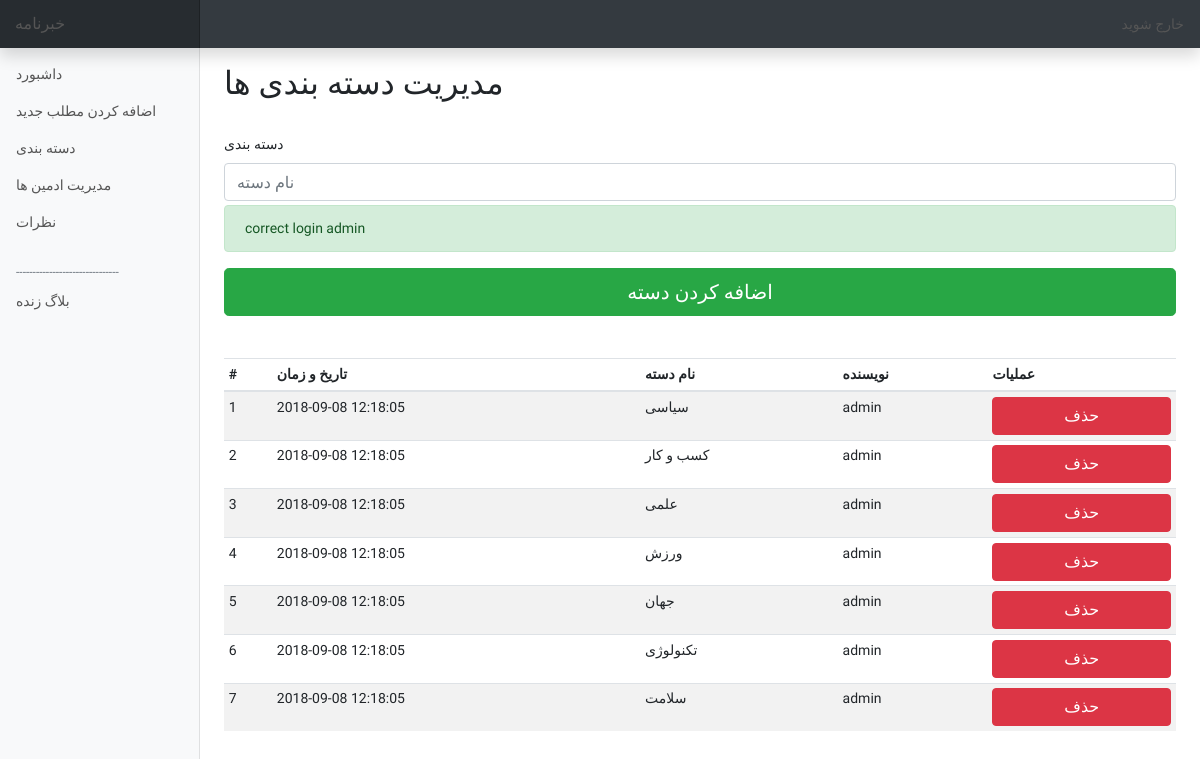
Screenshot of /Categories.php (signed in) with the database file from the repository.
### tables this page shows
CREATE TABLE `category` (
  `id` int(10) NOT NULL,
  `datetime` varchar(50) NOT NULL,
  `category` varchar(100) NOT NULL,
  `author` varchar(100) NOT NULL
);

### db/dbOperation.php (called while the page is built, shortened)
<?php
class DBOperation
{
    private $conn;
    public function __construct()
    {
        require_once 'dbConnect.php';
        $db = new DBConnect();
        $this->conn = $db->connect();
    }
    public function selectCategory()
    {
        $sql = 'SELECT * FROM `category`;';
        $stmt = $this->conn->prepare($sql);
        $stmt->execute();
        $result = $stmt->fetchAll();
        $rowCount = $stmt->rowCount();
        $finalResult = array($result, $rowCount);
        return $finalResult;
    }
}

### db/dbConnect.php (called while the page is built, shortened)
<?php
class DBConnect
{
    private $conn;
    public function connect()
    {
        try {
            $this->conn = new PDO(dsn, dbUsername, dbPassword);
        } catch (PDOException $exception) {
            echo 'Connection failed: ' . $exception->getMessage();
        }
        return $this->conn;
    }
}

### Categories.php (the view, shortened to what this page needs)
<?php require_once "./db/DBOperation.php" ?>
<?php require_once "./include/Session.php" ?>
<!doctype html>
<html lang="en">
<head>
    <link rel="stylesheet" href="https://cdn.jsdelivr.net/npm/bootstrap@4.6.2/dist/css/bootstrap.min.css">
    <link href="css/starter-template.css" rel="stylesheet">
    <link href="css/dashboard.css" rel="stylesheet">
</head>
<body>
    <nav class="navbar navbar-dark fixed-top bg-dark flex-md-nowrap p-0 shadow">
        <a class="navbar-brand col-sm-3 col-md-2 mr-0" href="Blog.php?page=1">خبرنامه</a>
        <ul class="navbar-nav px-3">
            <li class="nav-item text-nowrap">
                <a class="nav-link" href="SignOut.php">خارج شوید</a>
            </li>
        </ul>
    </nav>
    <div class="container-fluid">
        <div class="row">
            <nav class="col-md-2 d-none d-md-block bg-light sidebar">
                <div class="sidebar-sticky">
                    <ul class="nav flex-column">
                        <li class="nav-item">
                            <a class="nav-link" href="Dashboard.php">
                                داشبورد <span class="sr-only">(current)</span>
                            </a>
                        </li>
                        <li class="nav-item">
                            <a class="nav-link" href="AddNewPost.php">
                                اضافه کردن مطلب جدید
                            </a>
                        </li>
                        <li class="nav-item">
                            <a class="nav-link active" href="Categories.php">
                                دسته بندی <span class="sr-only">(current)</span>
                            </a>
                        </li>
                        <li class="nav-item">
                            <a class="nav-link" href="Admins.php">
                                مدیریت ادمین ها
                            </a>
                        </li>
                        <li class="nav-item">
                            <a class="nav-link" href="Comments.php">
                                نظرات
                            </a>
                        </li>
                    </ul>
                    <h6 class="sidebar-heading d-flex justify-content-between align-items-center px-3 mt-4 mb-1 text-muted">
                        <span>------------------------------- </span>
                    </h6>
                    <ul class="nav flex-column mb-2">
                        <li class="nav-item">
                            <a class="nav-link" href="Blog.php?page=1">
                                بلاگ زنده
                            </a>
                        </li>
                    </ul>
                </div>
            </nav>
            <main role="main" class="col-md-9 ml-sm-auto col-lg-10 px-4 pt-lg-0">
                <div class="d-flex justify-content-between flex-wrap flex-md-nowrap align-items-center pt-3 pb-2 mb-3">
                    <h1 class="h2">مدیریت دسته بندی ها</h1>
                </div>
                <div class="col-md-8 order-md-1 mw-100 p-0">
                    <form class="needs-validation " novalidate method="post" action="Categories.php">
                        <div class="mb-3">
                            <label for="category">دسته بندی</label>
                            <input type="text" class="form-control mb-1" id="category" placeholder="نام دسته"
                                name="txtCategory" required>
                            <div>
                                <?php echo successMessage();
                                echo errorMessage(); ?>
                            </div>
                        </div>
                        <button class="btn btn-success btn-lg btn-block" type="submit" name="btnAddCategory">اضافه کردن دسته
                        </button>
                    </form>
                </div>
                <br><br>
                <div class="table-responsive">
                    <table class="table table-striped table-sm">
                        <thead>
                            <tr>
                                <th>#</th>
                                <th>تاریخ و زمان</th>
                                <th>نام دسته</th>
                                <th>نویسنده</th>
                                <th>عملیات</th>
                            </tr>
                        </thead>
                        <tbody>
                            <?php
                            $db = new dbOperation();
                            $finalResult = $db->selectCategory();
                            $result = $finalResult[0];
                            $rowCount = $finalResult[1];
                            for ($i = 0; $i < $rowCount; $i++) {
                                echo '<tr>';
                                echo '<td>' . ($i + 1) . '</td>';
                                echo '<td>' . $result[$i]['datetime'] . '</td>';
                                echo '<td>' . $result[$i]['category'] . '</td>';
                                echo '<td>' . $result[$i]['author'] . '</td>';
                                echo '<td>' . '<a href="operation/DeleteCategory.php?id=' . $result[$i]['id'] . '">'
                                    . '<button class="btn btn-danger btn-block" type="submit" name="btnDeleteCategory">حذف</button>'
                                    . '</a>' . '</td>';
                                echo '</tr>';
                            }
                            ?>
                        </tbody>
                    </table>
                </div>
            </main>
        </div>
    </div>
</body>
</html>

### include/Session.php (shortened to what this page needs)
<?php
function successMessage()
{
    if (isset($_SESSION['successMessage'])) {
        $output = "<div class=\"alert alert-success\">";
        $output .= htmlentities($_SESSION['successMessage']);
        $output .= "</div>";
        return $output;
    }
}

### css/starter-template.css (style rules this page uses)
body { font-family: "Vazirmatn", sans-serif; }
.fixed-top { position: relative; }
.sidebar-sticky { text-align: left; }
a { color: #555 !important; }

### css/dashboard.css (style rules this page uses)
body { font-size: .875rem; }
.sidebar { position: fixed; top: 0; bottom: 0; left: 0; z-index: 100; padding: 48px 0 0; box-shadow: inset -1px 0 0 rgba(0, 0, 0, .1); }
.sidebar-sticky { position: relative; top: 0; height: calc(100vh - 48px); padding-top: .5rem; overflow-x: hidden; overflow-y: auto; }
.sidebar .nav-link { font-weight: 500; color: #333; }
.sidebar .nav-link.active { color: #007bff; }
.sidebar-heading { font-size: .75rem; text-transform: uppercase; }
[role="main"] { padding-top: 48px; }
.navbar-brand { padding-top: .75rem; padding-bottom: .75rem; font-size: 1rem; background-color: rgba(0, 0, 0, .25); box-shadow: inset -1px 0 0 rgba(0, 0, 0, .25); }

### rows the page displays
category: datetime "2018-09-08 12:18:05", category "سیاسی", author "admin"
category: datetime "2018-09-08 12:18:05", category "کسب و کار", author "admin"
category: datetime "2018-09-08 12:18:05", category "علمی", author "admin"
category: datetime "2018-09-08 12:18:05", category "ورزش", author "admin"
category: datetime "2018-09-08 12:18:05", category "جهان", author "admin"
category: datetime "2018-09-08 12:18:05", category "تکنولوژی", author "admin"
category: datetime "2018-09-08 12:18:05", category "سلامت", author "admin"

### other values shown
successMessage() "correct login admin"
